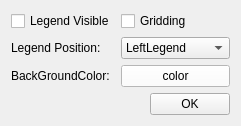
     <widget class="QWidget" name="Background">
      <attribute name="title">
       <string>Background</string>
      </attribute>
      <layout class="QGridLayout" name="gridLayout_11">
       <item row="0" column="0" colspan="2">
        <layout class="QGridLayout" name="gridLayout_14">
         <item row="2" column="0">
          <widget class="QLabel" name="label_13">
           <property name="text">
            <string>BackGroundColor:</string>
           </property>
          </widget>
         </item>
         <item row="0" column="1">
          <widget class="QCheckBox" name="GridCheckBox">
           <property name="text">
            <string>Gridding</string>
           </property>
          </widget>
         </item>
         <item row="2" column="1">
          <widget class="QPushButton" name="backcolorButton">
           <property name="palette">
            <palette>
             <active>
              <colorrole role="WindowText">
               <brush brushstyle="SolidPattern">
                <color alpha="255">
                 <red>0</red>
                 <green>0</green>
                 <blue>0</blue>
                </color>
               </brush>
              </colorrole>
              <colorrole role="Button">
               <brush brushstyle="SolidPattern">
                <color alpha="255">
                 <red>255</red>
                 <green>255</green>
                 <blue>255</blue>
                </color>
               </brush>
              </colorrole>
              <colorrole role="Light">
               <brush brushstyle="SolidPattern">
                <color alpha="255">
                 <red>255</red>
                 <green>255</green>
                 <blue>255</blue>
                </color>
               </brush>
              </colorrole>
              <colorrole role="Midlight">
               <brush brushstyle="SolidPattern">
                <color alpha="255">
                 <red>255</red>
                 <green>255</green>
                 <blue>255</blue>
                </color>
               </brush>
              </colorrole>
              <colorrole role="Dark">
               <brush brushstyle="SolidPattern">
                <color alpha="255">
                 <red>127</red>
                 <green>127</green>
                 <blue>127</blue>
                </color>
               </brush>
              </colorrole>
              <colorrole role="Mid">
               <brush brushstyle="SolidPattern">
                <color alpha="255">
                 <red>255</red>
                 <green>255</green>
                 <blue>255</blue>
                </color>
               </brush>
              </colorrole>
              <colorrole role="Text">
               <brush brushstyle="SolidPattern">
                <color alpha="255">
                 <red>0</red>
                 <green>0</green>
                 <blue>0</blue>
                </color>
               </brush>
              </colorrole>
              <colorrole role="BrightText">
               <brush brushstyle="SolidPattern">
                <color alpha="255">
                 <red>255</red>
                 <green>255</green>
                 <blue>255</blue>
                </color>
               </brush>
              </colorrole>
              <colorrole role="ButtonText">
               <brush brushstyle="SolidPattern">
                <color alpha="255">
                 <red>0</red>
                 <green>0</green>
                 <blue>0</blue>
                </color>
               </brush>
              </colorrole>
              <colorrole role="Base">
               <brush brushstyle="SolidPattern">
                <color alpha="255">
                 <red>255</red>
                 <green>255</green>
                 <blue>255</blue>
                </color>
               </brush>
              </colorrole>
              <colorrole role="Window">
               <brush brushstyle="SolidPattern">
                <color alpha="255">
                 <red>255</red>
                 <green>255</green>
                 <blue>255</blue>
                </color>
               </brush>
              </colorrole>
              <colorrole role="Shadow">
               <brush brushstyle="SolidPattern">
                <color alpha="255">
                 <red>0</red>
                 <green>0</green>
                 <blue>0</blue>
                </color>
               </brush>
              </colorrole>
              <colorrole role="AlternateBase">
               <brush brushstyle="SolidPattern">
                <color alpha="255">
                 <red>255</red>
                 <green>255</green>
                 <blue>255</blue>
                </color>
               </brush>
              </colorrole>
              <colorrole role="ToolTipBase">
               <brush brushstyle="SolidPattern">
                <color alpha="255">
                 <red>255</red>
                 <green>255</green>
                 <blue>220</blue>
                </color>
               </brush>
              </colorrole>
              <colorrole role="ToolTipText">
               <brush brushstyle="SolidPattern">
                <color alpha="255">
                 <red>0</red>
                 <green>0</green>
                 <blue>0</blue>
                </color>
               </brush>
              </colorrole>
              <colorrole role="PlaceholderText">
               <brush brushstyle="SolidPattern">
                <color alpha="128">
                 <red>0</red>
                 <green>0</green>
                 <blue>0</blue>
                </color>
               </brush>
              </colorrole>
             </active>
             <inactive>
              <colorrole role="WindowText">
               <brush brushstyle="SolidPattern">
                <color alpha="255">
                 <red>0</red>
                 <green>0</green>
                 <blue>0</blue>
                </color>
               </brush>
              </colorrole>
              <colorrole role="Button">
               <brush brushstyle="SolidPattern">
                <color alpha="255">
                 <red>255</red>
                 <green>255</green>
                 <blue>255</blue>
                </color>
               </brush>
              </colorrole>
              <colorrole role="Light">
               <brush brushstyle="SolidPattern">
                <color alpha="255">
                 <red>255</red>
                 <green>255</green>
                 <blue>255</blue>
                </color>
               </brush>
              </colorrole>
              <colorrole role="Midlight">
               <brush brushstyle="SolidPattern">
                <color alpha="255">
                 <red>255</red>
                 <green>255</green>
                 <blue>255</blue>
                </color>
               </brush>
              </colorrole>
              <colorrole role="Dark">
               <brush brushstyle="SolidPattern">
                <color alpha="255">
                 <red>127</red>
                 <green>127</green>
                 <blue>127</blue>
                </color>
               </brush>
              </colorrole>
              <colorrole role="Mid">
               <brush brushstyle="SolidPattern">
                <color alpha="255">
                 <red>255</red>
                 <green>255</green>
                 <blue>255</blue>
                </color>
               </brush>
              </colorrole>
              <colorrole role="Text">
               <brush brushstyle="SolidPattern">
                <color alpha="255">
                 <red>0</red>
                 <green>0</green>
                 <blue>0</blue>
                </color>
               </brush>
              </colorrole>
              <colorrole role="BrightText">
               <brush brushstyle="SolidPattern">
                <color alpha="255">
                 <red>255</red>
                 <green>255</green>
                 <blue>255</blue>
                </color>
               </brush>
              </colorrole>
              <colorrole role="ButtonText">
               <brush brushstyle="SolidPattern">
                <color alpha="255">
                 <red>0</red>
                 <green>0</green>
                 <blue>0</blue>
                </color>
               </brush>
              </colorrole>
              <colorrole role="Base">
               <brush brushstyle="SolidPattern">
                <color alpha="255">
                 <red>255</red>
                 <green>255</green>
                 <blue>255</blue>
                </color>
               </brush>
              </colorrole>
              <colorrole role="Window">
               <brush brushstyle="SolidPattern">
                <color alpha="255">
                 <red>255</red>
                 <green>255</green>
                 <blue>255</blue>
                </color>
               </brush>
              </colorrole>
              <colorrole role="Shadow">
               <brush brushstyle="SolidPattern">
                <color alpha="255">
                 <red>0</red>
                 <green>0</green>
                 <blue>0</blue>
                </color>
               </brush>
              </colorrole>
              <colorrole role="AlternateBase">
               <brush brushstyle="SolidPattern">
                <color alpha="255">
                 <red>255</red>
                 <green>255</green>
                 <blue>255</blue>
                </color>
               </brush>
              </colorrole>
              <colorrole role="ToolTipBase">
               <brush brushstyle="SolidPattern">
                <color alpha="255">
                 <red>255</red>
                 <green>255</green>
                 <blue>220</blue>
                </color>
               </brush>
              </colorrole>
              <colorrole role="ToolTipText">
               <brush brushstyle="SolidPattern">
                <color alpha="255">
                 <red>0</red>
                 <green>0</green>
                 <blue>0</blue>
                </color>
               </brush>
              </colorrole>
              <colorrole role="PlaceholderText">
               <brush brushstyle="SolidPattern">
                <color alpha="128">
                 <red>0</red>
                 <green>0</green>
                 <blue>0</blue>
                </color>
               </brush>
              </colorrole>
             </inactive>
             <disabled>
              <colorrole role="WindowText">
               <brush brushstyle="SolidPattern">
                <color alpha="255">
                 <red>127</red>
                 <green>127</green>
                 <blue>127</blue>
                </color>
               </brush>
              </colorrole>
              <colorrole role="Button">
               <brush brushstyle="SolidPattern">
                <color alpha="255">
                 <red>255</red>
                 <green>255</green>
                 <blue>255</blue>
                </color>
               </brush>
              </colorrole>
              <colorrole role="Light">
               <brush brushstyle="SolidPattern">
                <color alpha="255">
                 <red>255</red>
                 <green>255</green>
                 <blue>255</blue>
                </color>
               </brush>
              </colorrole>
              <colorrole role="Midlight">
               <brush brushstyle="SolidPattern">
                <color alpha="255">
                 <red>255</red>
                 <green>255</green>
                 <blue>255</blue>
                </color>
               </brush>
              </colorrole>
              <colorrole role="Dark">
               <brush brushstyle="SolidPattern">
                <color alpha="255">
                 <red>127</red>
                 <green>127</green>
                 <blue>127</blue>
                </color>
               </brush>
              </colorrole>
              <colorrole role="Mid">
               <brush brushstyle="SolidPattern">
                <color alpha="255">
                 <red>255</red>
                 <green>255</green>
                 <blue>255</blue>
                </color>
               </brush>
              </colorrole>
              <colorrole role="Text">
               <brush brushstyle="SolidPattern">
                <color alpha="255">
                 <red>127</red>
                 <green>127</green>
                 <blue>127</blue>
                </color>
               </brush>
              </colorrole>
              <colorrole role="BrightText">
               <brush brushstyle="SolidPattern">
                <color alpha="255">
                 <red>255</red>
                 <green>255</green>
                 <blue>255</blue>
                </color>
               </brush>
              </colorrole>
              <colorrole role="ButtonText">
               <brush brushstyle="SolidPattern">
                <color alpha="255">
                 <red>127</red>
                 <green>127</green>
                 <blue>127</blue>
                </color>
               </brush>
              </colorrole>
              <colorrole role="Base">
               <brush brushstyle="SolidPattern">
                <color alpha="255">
                 <red>255</red>
                 <green>255</green>
                 <blue>255</blue>
                </color>
               </brush>
              </colorrole>
              <colorrole role="Window">
               <brush brushstyle="SolidPattern">
                <color alpha="255">
                 <red>255</red>
                 <green>255</green>
                 <blue>255</blue>
                </color>
               </brush>
              </colorrole>
              <colorrole role="Shadow">
               <brush brushstyle="SolidPattern">
                <color alpha="255">
                 <red>0</red>
                 <green>0</green>
                 <blue>0</blue>
                </color>
               </brush>
              </colorrole>
              <colorrole role="AlternateBase">
               <brush brushstyle="SolidPattern">
                <color alpha="255">
                 <red>255</red>
                 <green>255</green>
                 <blue>255</blue>
                </color>
               </brush>
              </colorrole>
              <colorrole role="ToolTipBase">
               <brush brushstyle="SolidPattern">
                <color alpha="255">
                 <red>255</red>
                 <green>255</green>
                 <blue>220</blue>
                </color>
               </brush>
              </colorrole>
              <colorrole role="ToolTipText">
               <brush brushstyle="SolidPattern">
                <color alpha="255">
                 <red>0</red>
                 <green>0</green>
                 <blue>0</blue>
                </color>
               </brush>
              </colorrole>
              <colorrole role="PlaceholderText">
               <brush brushstyle="SolidPattern">
                <color alpha="128">
                 <red>0</red>
                 <green>0</green>
                 <blue>0</blue>
                </color>
               </brush>
              </colorrole>
             </disabled>
            </palette>
           </property>
           <property name="text">
            <string>color</string>
           </property>
          </widget>
         </item>
         <item row="1" column="0">
          <widget class="QLabel" name="label_14">
           <property name="text">
            <string>Legend Position:</string>
           </property>
          </widget>
         </item>
         <item row="0" column="0">
          <widget class="QCheckBox" name="LegendcheckBox">
           <property name="text">
            <string>Legend Visible</string>
           </property>
          </widget>
         </item>
         <item row="1" column="1">
          <widget class="QComboBox" name="legendcomboBox">
           <item>
            <property name="text">
             <string>LeftLegend</string>
            </property>
           </item>
           <item>
            <property name="text">
             <string>RightLegend</string>
            </property>
           </item>
           <item>
            <property name="text">
             <string>BottomLegend</string>
            </property>
           </item>
           <item>
            <property name="text">
             <string>TopLegend</string>
            </property>
           </item>
          </widget>
         </item>
        </layout>
       </item>
       <item row="1" column="0" colspan="2">
        <layout class="QGridLayout" name="gridLayout_15">
         <item row="0" column="0">
          <spacer name="horizontalSpacer_3">
           <property name="orientation">
            <enum>Qt::Horizontal</enum>
           </property>
           <property name="sizeHint" stdset="0">
            <size>
             <width>40</width>
             <height>20</height>
            </size>
           </property>
          </spacer>
         </item>
         <item row="0" column="1">
          <widget class="QPushButton" name="BackgrounOK">
           <property name="text">
            <string>OK</string>
           </property>
          </widget>
         </item>
        </layout>
       </item>
      </layout>
     </widget>
